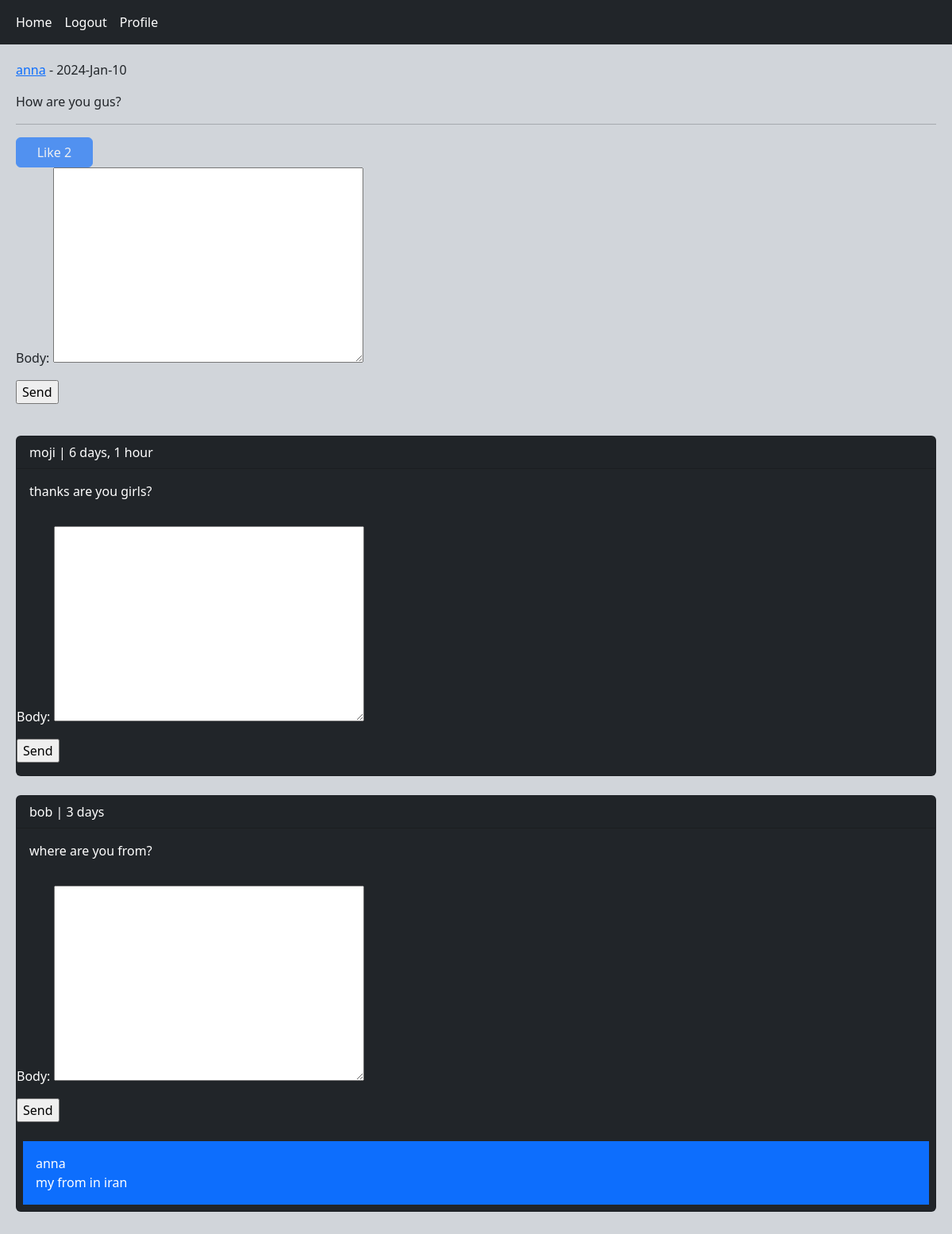
The app's page /post/4/how-are-you-gus/ (signed in) with its own data.
### home/models.py (models this page shows, shortened)
class Post_User(models.Model):
    user = models.ForeignKey(User, on_delete=models.CASCADE, related_name='posts')
    body = models.TextField()
    slug = models.SlugField()
    created = models.DateTimeField(auto_now_add=True)
    updated = models.DateTimeField(auto_now=True)
    class Meta:
        ordering = ('-created',)
    def like_count(self):
        return self.plike.count()
    def user_can_like(self, user):
        user_like = user.ulike.filter(post=self)
        if user_like.exists():
            return True
        return False

class Comment(models.Model):
    user = models.ForeignKey(User, on_delete=models.CASCADE, related_name='ucomment')
    post = models.ForeignKey(Post_User, on_delete=models.CASCADE, related_name='pcomment')
    body = models.TextField(max_length=400)
    reply = models.ForeignKey('self', on_delete=models.CASCADE, related_name='rcomment', blank=True, null=True)
    is_reply = models.BooleanField(default=False)
    created = models.DateTimeField(auto_now_add=True)

### home/views.py (the view, shortened to what this page needs)
# urls.py: path('post/<int:post_id>/<slug:post_slug>/', views.PostDetailView.as_view(), name='post_detail'),
class PostDetailView(View):
    form_class = CommentCreateForm
    form_class_reply = CommentReplyForm
    def setup(self, request, *args, **kwargs):
        self.post_instance = get_object_or_404(Post_User, pk=kwargs['post_id'], slug=kwargs['post_slug'])
        return super().setup(request, *args, **kwargs)
    def get(self, request, post_id, post_slug):
        comment = self.post_instance.pcomment.filter(is_reply=False)
        can_like = False
        if request.user.is_authenticated and self.post_instance.user_can_like(request.user):
            can_like = True
        return render(request, 'home/detail.html', {'post':self.post_instance, 'comment':comment,
        'form':self.form_class,'reply_form':self.form_class_reply, 'can_like':can_like})

### home/templates/home/detail.html (shortened to what this page needs)
{% extends 'base.html' %}
{% block content %}
    <p><a href="{% url 'account:user_profile' post.user.id %}">{{ post.user }}</a> - {{ post.updated|date:"Y-M-d" }}</p>
    <p>{{ post.body }}</p><hr>
    {% if request.user.is_authenticated %}
        <a href="{% url 'home:post_like' post.id %}" class="{% if can_like %}disabled{% endif %} btn btn-primary col-md-1">Like {{ post.like_count }}</a>
        <form action="" method="post">
            {{ form.as_p }}
            <input type="submit" value="Send">
        </form><br>
    {% else %}
        <p class="alert alert-danger">only logged in users can comment</p>
    {% endif %}
    {% for comments in comment %}
        <div class="card bg-dark text-white">
            <p class="card-header">{{ comments.user }} | {{ comments.created|timesince }}</p>
            <p class="card-body">{{ comments.body }}</p>
            {% if request.user.is_authenticated %}
                <form action="{% url 'home:add_reply' post.id comments.id %}" method="post">
                    {{ reply_form.as_p }}
                    <input type="submit" value="Send">
                </form>
            {% endif %}
            {% with replies=comments.rcomment.all %}
                {% for reply in replies %}
                    <p class="bg-primary p-3 m-2">{{ reply.user }}<br/>{{ reply.body }}</p>
                {% endfor %}
            {% endwith %}
        </div><br>
    {% empty %}
       <p>no comment yet!</p>
    {% endfor %}
{% endblock %}

### records on screen
Post_User: user "anna", updated "2024-Jan-10", body "How are you gus?", like_count "2"
Comment: user "moji", created "6 days, 1 hour", body "thanks are you girls?"
Comment: user "bob", created "3 days", body "where are you from?"
Comment: user "anna", body "my from in iran"
